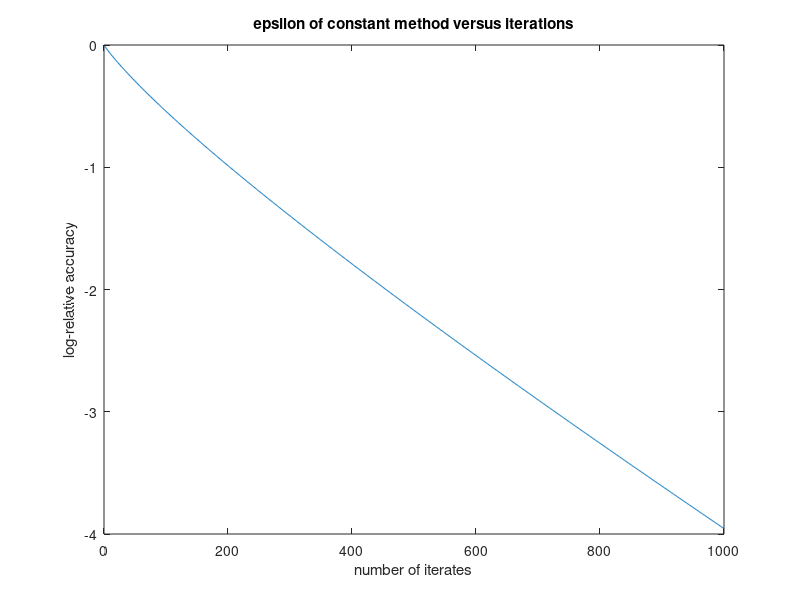
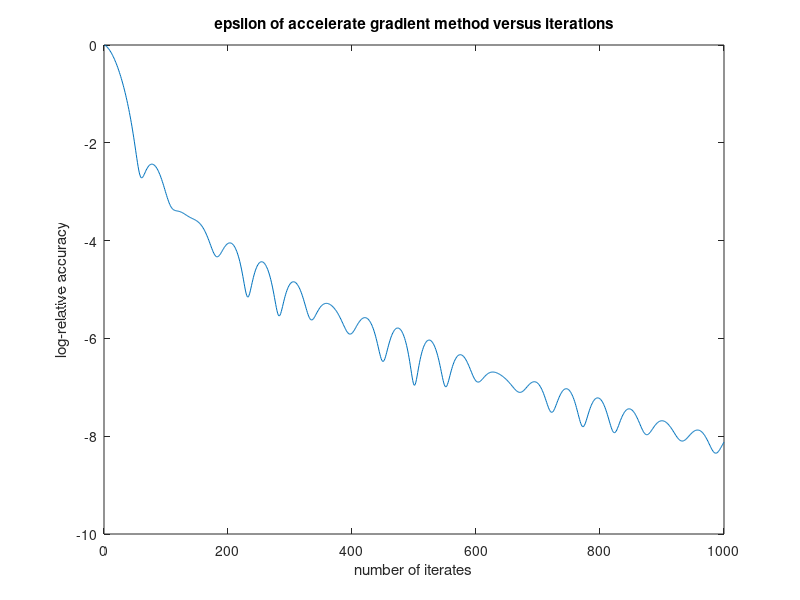
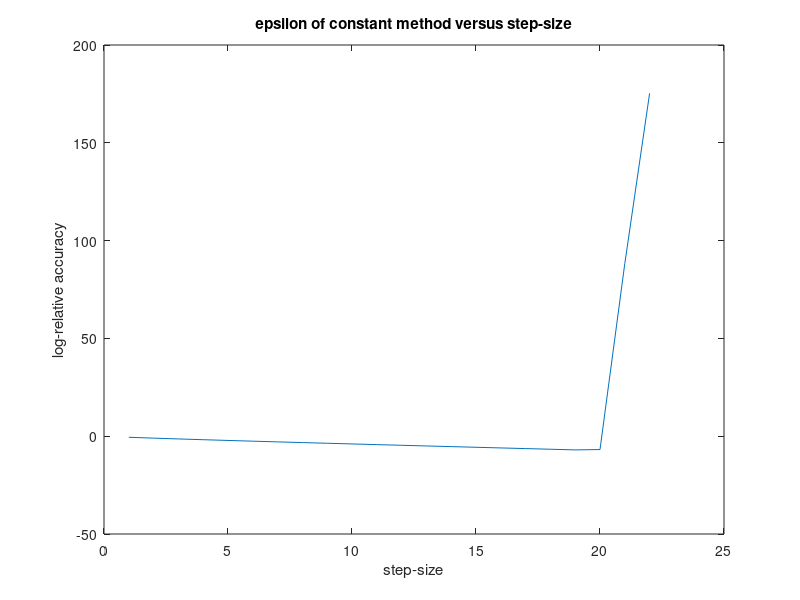
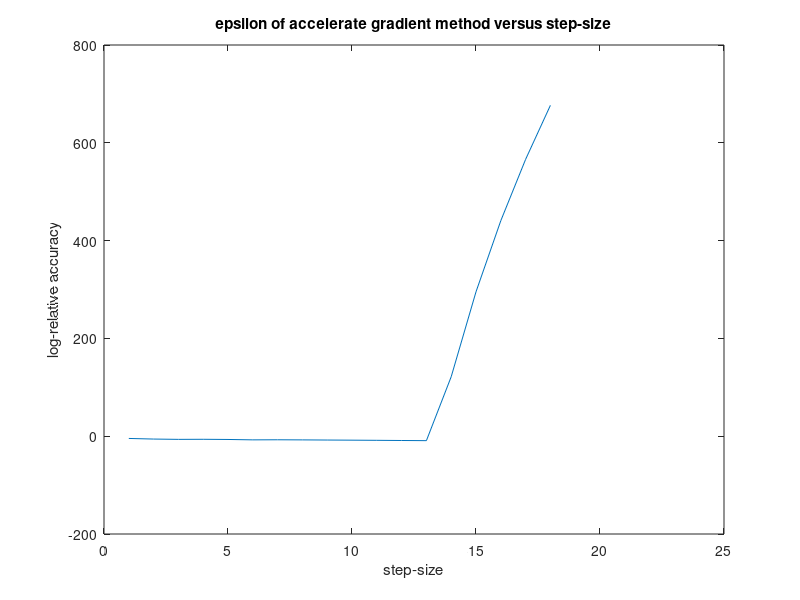

These charts were generated, in order, by the following MATLAB code:
%% Effect of Lipschitz constant estimation
% Consider one instance of Problem 1
% Change Lipchitz constant gradually and see how the convergence of the
% given algorithm goes

% set the initial values of the problem
n=100;
B=randn(n,n);
D=diag(exp(randn(n,1)));
Q=B*B'+D;
b=10*randn(n,1);
xstar=-Q\b;  % Optimal salution by first order optimality condition

% classical gradient descent algorithm
% set some fixed values
x0 = zeros(n,1); % initial point
L= max(eig(Q)); % Lipschitz constant: max eigenvalue of Q
Sigma = min(eig(Q)); % min eigenvalue of Q
K=L/Sigma; % condition number

% plot log-relative accuracy
% Constant---------------------------------------------------
alphaC = 1/L; % set an intial step-size
x=x0;
errCs = zeros(n,1);
for r=1:1000
    xCr = x-alphaC*(Q*x+b);
    x = xCr;
    erC=norm(xCr-xstar)/norm(x0-xstar);
    errCs(r)=log(erC);
end
epsilonC = log(norm(xCr-xstar)/norm(x0-xstar)); % log-relative accuracy of Constant method
figure(1);
plot(errCs);
title('epsilon of constant method versus iterations');
ylabel('log-relative accuracy');
xlabel('number of iterates');

% Accelerated gradient method---------------------------------------------------
%r=0;
x=x0;
xr=x0;
a=0;
ar=(1/2)*(1+sqrt(4*a^2+1));
t= (a-1)/ar;
errANs=zeros(n,1);
for r=1:1000
    erAN=norm(xr-xstar)/norm(x0-xstar);
    errANs(r)=log(erAN);
    arr=(1/2)*(1+sqrt(4*ar^2+1));
    tr=(ar-1)/arr;
    yrr=(1+tr)*xr-tr*x;
    xrr=yrr-(1/L)*(Q*(yrr)+b);
    a=ar;
    ar=arr;
    x=xr;
    xr=xrr;
end
epsilonAN = log(norm(xrr-xstar)/norm(x0-xstar));
figure(2);
plot(errANs);
title('epsilon of accelerate gradient method versus iterations');
ylabel('log-relative accuracy');
xlabel('number of iterates');

%  change the step-size gradually
% Constant---------------------------------------------------
AccuracyC = zeros(22,1); % generate an zero vector to store log-relative accuracy of the algorithm
%x=x0;
for i=1:22
    x=x0;
    alphaCnew = (0.1*i)/L; % set an intial step-size
    for r=1:1000
        xCrnew = x-alphaCnew*(Q*x+b);
        x = xCrnew;
    end
    epsilonCnew = log(norm(xCrnew-xstar)/norm(x0-xstar)); % log-relative accuracy of Constant method
    AccuracyC(i) = epsilonCnew;
end
figure(3)
plot(AccuracyC);
title('epsilon of constant method versus step-size');
ylabel('log-relative accuracy');
xlabel('step-size');

% Accelerated gradient method---------------------------------------------------
%r=0;
AccuracyAN=zeros(22,1);
for i=1:22
    x=x0;
    xr=x0;
    a=0;
    ar=(1/2)*(1+sqrt(4*a^2+1));
    t= (a-1)/ar;
    for r=1:1000
        arr=(1/2)*(1+sqrt(4*ar^2+1));
        tr=(ar-1)/arr;
        yrr=(1+tr)*xr-tr*x;
        xrr=yrr-((0.1*i/L))*(Q*(yrr)+b);
        a=ar;
        ar=arr;
        x=xr;
        xr=xrr;
    end
    epsilonANnew = log(norm(xrr-xstar)/norm(x0-xstar));
    AccuracyAN(i)= epsilonANnew;
end
figure(4)
plot(AccuracyAN);
title('epsilon of accelerate gradient method versus step-size');
ylabel('log-relative accuracy');
xlabel('step-size');